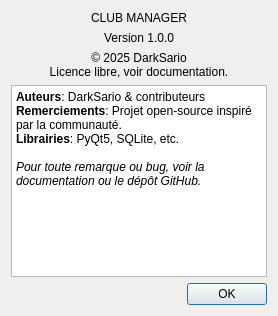
<?xml version="1.0" encoding="UTF-8"?>
<ui version="4.0">
 <class>AboutDialog</class>
 <widget class="QDialog" name="AboutDialog">
  <layout class="QVBoxLayout" name="verticalLayout">
   <item>
    <widget class="QLabel" name="labelLogo">
     <property name="text"><string>CLUB MANAGER</string></property>
     <property name="alignment"><set>Qt::AlignCenter</set></property>
    </widget>
   </item>
   <item>
    <widget class="QLabel" name="labelVersion">
     <property name="text"><string>Version 1.0.0</string></property>
     <property name="alignment"><set>Qt::AlignCenter</set></property>
    </widget>
   </item>
   <item>
    <widget class="QLabel" name="labelCopyright">
     <property name="text"><string>© 2025 DarkSario
Licence libre, voir documentation.</string></property>
     <property name="alignment"><set>Qt::AlignCenter</set></property>
    </widget>
   </item>
   <item>
    <widget class="QTextBrowser" name="textCredits">
     <property name="html">
      <string notr="true">&lt;b&gt;Auteurs&lt;/b&gt;: DarkSario &amp; contributeurs&lt;br&gt;
&lt;b&gt;Remerciements&lt;/b&gt;: Projet open-source inspiré par la communauté.&lt;br&gt;
&lt;b&gt;Librairies&lt;/b&gt;: PyQt5, SQLite, etc.&lt;br&gt;&lt;br&gt;
&lt;i&gt;Pour toute remarque ou bug, voir la documentation ou le dépôt GitHub.&lt;/i&gt;</string>
     </property>
     <property name="openExternalLinks"><bool>true</bool></property>
    </widget>
   </item>
   <item>
    <widget class="QDialogButtonBox" name="buttonBox">
     <property name="orientation"><enum>Qt::Horizontal</enum></property>
     <property name="standardButtons"><set>QDialogButtonBox::Ok</set></property>
    </widget>
   </item>
  </layout>
 </widget>
 <resources/>
 <connections/>
</ui>
